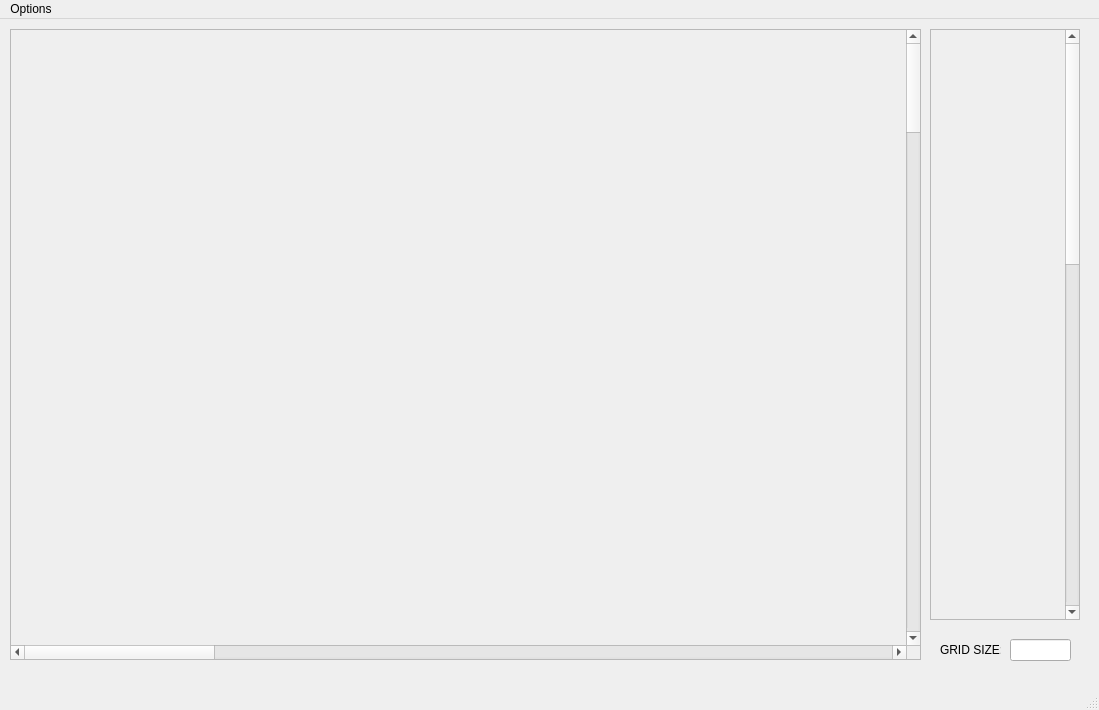
<?xml version="1.0" encoding="UTF-8"?>
<ui version="4.0">
 <class>MainWindow</class>
 <widget class="QMainWindow" name="MainWindow">
  <property name="geometry">
   <rect>
    <x>0</x>
    <y>0</y>
    <width>1099</width>
    <height>710</height>
   </rect>
  </property>
  <property name="windowTitle">
   <string>MainWindow</string>
  </property>
  <widget class="QWidget" name="centralwidget">
   <widget class="QScrollArea" name="scroll">
    <property name="geometry">
     <rect>
      <x>930</x>
      <y>10</y>
      <width>150</width>
      <height>591</height>
     </rect>
    </property>
    <property name="sizePolicy">
     <sizepolicy hsizetype="Fixed" vsizetype="Fixed">
      <horstretch>0</horstretch>
      <verstretch>0</verstretch>
     </sizepolicy>
    </property>
    <property name="minimumSize">
     <size>
      <width>0</width>
      <height>200</height>
     </size>
    </property>
    <property name="horizontalScrollBarPolicy">
     <enum>Qt::ScrollBarAlwaysOff</enum>
    </property>
    <property name="sizeAdjustPolicy">
     <enum>QAbstractScrollArea::AdjustIgnored</enum>
    </property>
    <property name="widgetResizable">
     <bool>true</bool>
    </property>
    <widget class="QWidget" name="scrollWidget">
     <property name="geometry">
      <rect>
       <x>0</x>
       <y>0</y>
       <width>150</width>
       <height>1500</height>
      </rect>
     </property>
     <property name="sizePolicy">
      <sizepolicy hsizetype="Fixed" vsizetype="Fixed">
       <horstretch>10</horstretch>
       <verstretch>0</verstretch>
      </sizepolicy>
     </property>
     <property name="minimumSize">
      <size>
       <width>150</width>
       <height>1500</height>
      </size>
     </property>
    </widget>
   </widget>
   <widget class="QLineEdit" name="gridSizeEdit">
    <property name="geometry">
     <rect>
      <x>1010</x>
      <y>620</y>
      <width>61</width>
      <height>22</height>
     </rect>
    </property>
   </widget>
   <widget class="QLabel" name="label">
    <property name="geometry">
     <rect>
      <x>940</x>
      <y>620</y>
      <width>61</width>
      <height>21</height>
     </rect>
    </property>
    <property name="text">
     <string>GRID SIZE:</string>
    </property>
   </widget>
   <widget class="QScrollArea" name="drawingScrollArea">
    <property name="geometry">
     <rect>
      <x>10</x>
      <y>10</y>
      <width>911</width>
      <height>631</height>
     </rect>
    </property>
    <property name="verticalScrollBarPolicy">
     <enum>Qt::ScrollBarAlwaysOn</enum>
    </property>
    <property name="horizontalScrollBarPolicy">
     <enum>Qt::ScrollBarAlwaysOn</enum>
    </property>
    <property name="widgetResizable">
     <bool>false</bool>
    </property>
    <widget class="QWidget" name="drawingScrollAreaWidget">
     <property name="geometry">
      <rect>
       <x>0</x>
       <y>0</y>
       <width>5000</width>
       <height>5000</height>
      </rect>
     </property>
    </widget>
   </widget>
  </widget>
  <widget class="QMenuBar" name="menubar">
   <property name="geometry">
    <rect>
     <x>0</x>
     <y>0</y>
     <width>1099</width>
     <height>26</height>
    </rect>
   </property>
   <widget class="QMenu" name="menuOptions">
    <property name="title">
     <string>Options</string>
    </property>
    <addaction name="actionNew"/>
    <addaction name="actionOpen"/>
    <addaction name="actionSave"/>
    <addaction name="actionSave_as"/>
    <addaction name="actionGenerateFullFont"/>
    <addaction name="actionGenerateCompressedFont"/>
   </widget>
   <addaction name="menuOptions"/>
  </widget>
  <widget class="QStatusBar" name="statusbar"/>
  <action name="actionOpen">
   <property name="text">
    <string>Open</string>
   </property>
  </action>
  <action name="actionSave">
   <property name="text">
    <string>Save</string>
   </property>
  </action>
  <action name="actionSave_as">
   <property name="text">
    <string>Save as</string>
   </property>
  </action>
  <action name="actionGenerateFullFont">
   <property name="text">
    <string>Generate 0-255 font</string>
   </property>
  </action>
  <action name="actionNew">
   <property name="text">
    <string>New</string>
   </property>
  </action>
  <action name="actionGenerate_digit_only_font">
   <property name="text">
    <string>Generate digit only font</string>
   </property>
  </action>
  <action name="actionGenerateCompressedFont">
   <property name="text">
    <string>Generate compressed font</string>
   </property>
  </action>
 </widget>
 <resources/>
 <connections/>
</ui>
